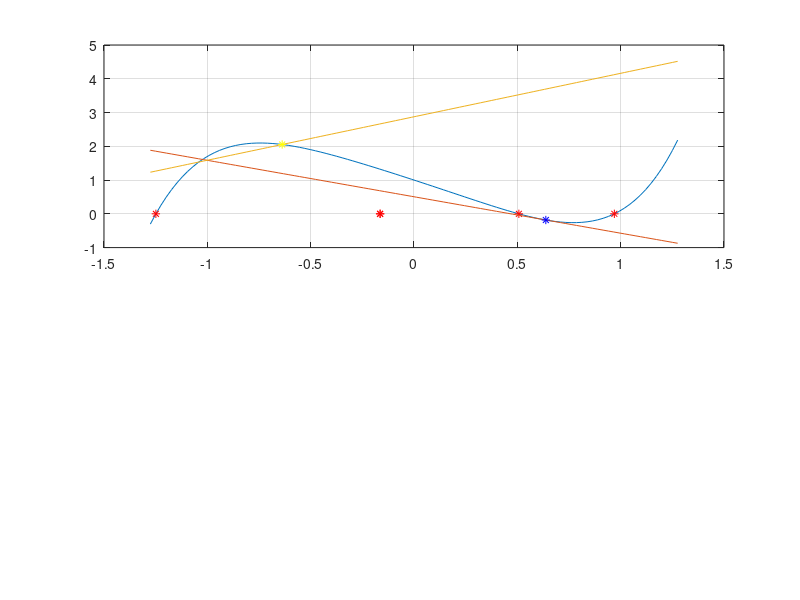

The MATLAB source for this figure: (Note: this script raises an error after producing the figure.)
%%
%1
P=[1 -3.55 5.1 -3.1];
x=linspace(0,2,100);
F=polyval(P,x);
plot(x,F); grid on;
%%
%2.a
P=[1 0.1 0.2 -0.2 -2 1];
R=roots(P)
Y=polyval(P,R);
a=max(abs(R));
x=linspace(-a,a,100);
F=polyval(P,x);
subplot(2,1,1);
plot(x,F); grid on;
hold on;
plot(R,Y,'r*');
%касательная:
x1=1/2*a;
dP1=polyval(polyder(P),x1);
y1=polyval(P,x1)+dP1*(x-x1);
plot(x,y1);
plot(x1,polyval(P,x1),'b*');
%нормаль:
x2=-1/2*a;
dP2=polyval(polyder(P),x2);
y2=polyval(P,x2)-1/dP2*(x-x2);
plot(x,y2);
plot(x2,polyval(P,x2),'y*');
hold off;
%{
нельзя построить окружность
по трем точкам, лежащим на одной
прямой, уже пришли к противоречию
%}
%%
%4.1
p=input('Введите коэфициенты полинома [an an-1 ... a0]: ');
x0=input('Введите точку: ');
p1=polyder(p);
a=p(1); a1=p1(1);
for k=2:1:length(p)
    a=x0*a+p(k);
end
for k=2:1:length(p1)
    a1=x0*a1+p1(k);
end
a
a1
%%
%6.1
f=[1 0 0];
%f=[1 3];
%f=[1 0 0];
g=conv([1 -1],conv([1 2],[1 3]));
%g=conv([1 -1],[1 0 1]);
%g=[1 0 0 -1];
[r,p,k]=residue(f,g);
syms x;
pol=poly2sym(k);
for j=1:1:length(r)
    pol=pol+r(j)/(x-p(j));
end
pol
%%
%7.2
x=1:1:100;
y=x.^(-1);
xq=1:0.5:100;
vq=interp1(x,y,xq,'spline')
plot(xq,vq);
%%
%7.4
x=[-1 0 1 2 3];
y=[6 5 0 3 2];
xq=-1:0.2:3;
vq=interp1(x,y,xq,'spline')
plot(xq,vq);